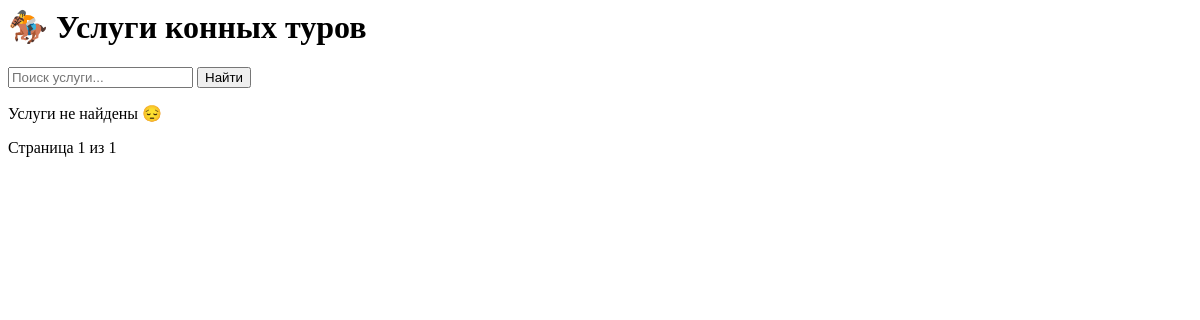
The page /services/ on the database as committed earlier.
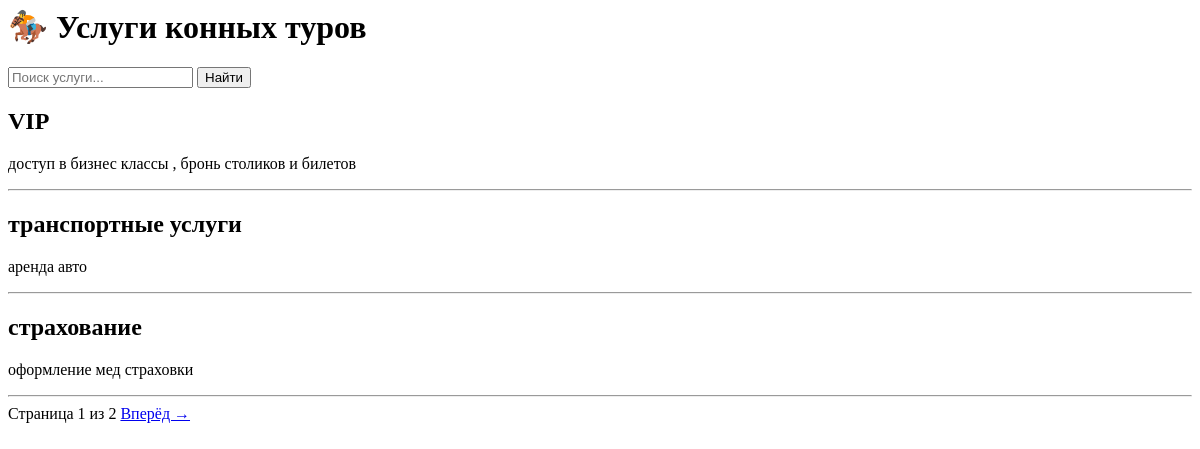
The same page on the database as committed later.
### horse_tour/models.py (models this page shows, shortened)
class CompanyService(models.Model):
    service_name = models.CharField(max_length=50)
    description = models.TextField()

### horse_tour/views.py (the view)
# urls.py: path('services/', views.service_list_view, name='service_list'),
def service_list_view(request):
    query = request.GET.get('s', '')
    services = models.CompanyService.objects.all().order_by('-id')
    if query:
        services = services.filter(service_name__icontains=query)
    paginator = Paginator(services, 3)
    page = request.GET.get('page')
    page_obj = paginator.get_page(page)
    return render(request, 'service_list.html', {
        'services': page_obj,
        'query': query,
    })

### templates/service_list.html (shortened to what this page needs)
<h1>🏇 Услуги конных туров</h1>
<form method="GET">
    <input type="text" name="s" value="{{ query }}" placeholder="Поиск услуги...">
    <button type="submit">Найти</button>
</form>
{% for service in services %}
    <div>
        <h2>{{ service.service_name }}</h2>
        <p>{{ service.description }}</p>
    </div>
    <hr>
{% empty %}
    <p>Услуги не найдены 😔</p>
{% endfor %}
<div>
    Страница {{ services.number }} из {{ services.paginator.num_pages }}
    {% if services.has_next %}
        <a href="?page={{ services.next_page_number }}&s={{ query }}">Вперёд →</a>
    {% endif %}
</div>

Rows that differ between the two databases and show on the page:
added CompanyService: service_name "VIP", description "доступ в бизнес классы , бронь столиков и билетов"
added CompanyService: service_name "транспортные услуги", description "аренда авто"
added CompanyService: service_name "страхование", description "оформление мед страховки"
Other text that changed with them:
{{ services.paginator.num_pages }}: "1" → "2"
text no longer shown: "Услуги не найдены 😔"
text now shown: "Вперёд →"
